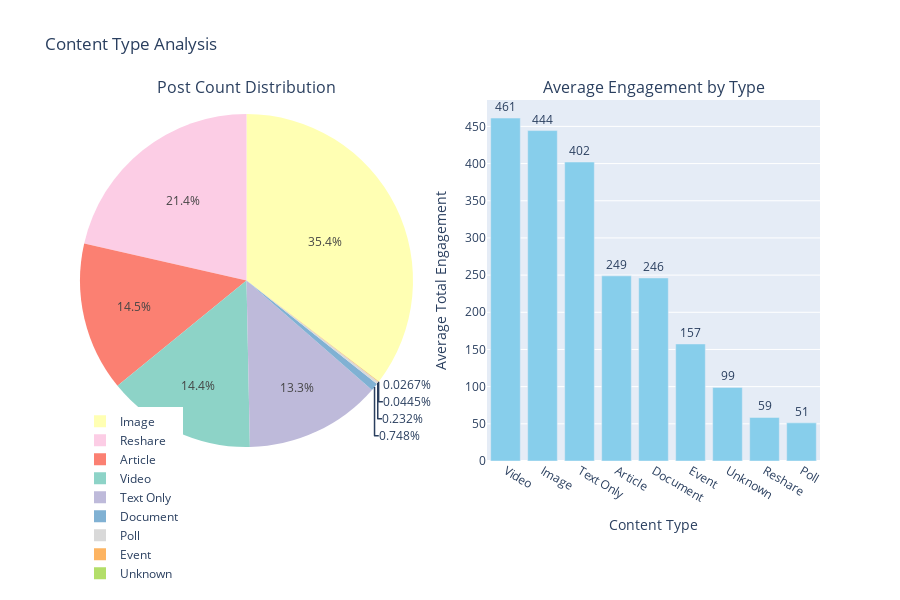

This figure's notebook cell:
### Markdown cell above
## 3.2 Content Type Breakdown

### Code cell
# Content type engagement analysis
content_type_eng = pd.read_csv('../output/tables/engagement_by_content_type.csv')

print("Engagement by Content Type:")
print(content_type_eng[['primary_content_type', 'post_count', 'total_engagement_mean', 'total_engagement_median']].to_string(index=False))

# Visualize
fig = make_subplots(
    rows=1, cols=2,
    specs=[[{'type': 'pie'}, {'type': 'bar'}]],
    subplot_titles=('Post Count Distribution', 'Average Engagement by Type')
)

# Pie chart
fig.add_trace(
    go.Pie(labels=content_type_eng['primary_content_type'],
           values=content_type_eng['post_count'],
           marker_colors=px.colors.qualitative.Set3,
           showlegend=True,
           domain=dict(x=[0, 0.45], y=[0.2, 1.0])),  # Leave space below for legend
    row=1, col=1
)

# Bar chart
fig.add_trace(
    go.Bar(x=content_type_eng['primary_content_type'],
           y=content_type_eng['total_engagement_mean'],
           marker_color='skyblue',
           text=content_type_eng['total_engagement_mean'],
           texttemplate='%{text:.0f}',
           textposition='outside',
           showlegend=False),
    row=1, col=2
)

fig.update_layout(
    height=600,  # Increased height to accommodate legend
    title_text="Content Type Analysis",
    legend=dict(
        x=0.0,
        y=0.15,
        xanchor='left',
        yanchor='top',
        orientation='v'
    )
)
fig.update_yaxes(title_text="Average Total Engagement", row=1, col=2)
fig.update_xaxes(title_text="Content Type", row=1, col=2)
fig.show()
# Display static image for GitHub preview
from IPython.display import Image, display
import plotly.io as pio
try:
    img_bytes = pio.to_image(fig, format='png', width=1200, height=700)
    display(Image(img_bytes))
except:
    print('Static image export requires: pip install kaleido')
fig.write_html('../output/figures/report_content_type_analysis.html')
fig.write_image('../output/figures/report_content_type_analysis.png')

### Figure 1 — Plotly figure (JSON) as saved in the notebook; plotly's stock layout.template omitted (floating-point values rounded to 4 significant figures)
{"data": [{"domain": {"x": [0, 0.45], "y": [0, 1]}, "labels": ["Video", "Image", "Text Only", "Article", "Document", "Event", "Unknown", "Reshare", "Poll"], "marker": {"colors": ["rgb(141,211,199)", "rgb(255,255,179)", "rgb(190,186,218)", "rgb(251,128,114)", "rgb(128,177,211)", "rgb(253,180,98)", "rgb(179,222,105)", "rgb(252,205,229)", "rgb(217,217,217)", "rgb(188,128,189)", "rgb(204,235,197)", "rgb(255,237,111)"]}, "showlegend": true, "type": "pie", "values": [1620, 3970, 1489, 1625, 84, 5, 3, 2405, 26]}, {"marker": {"color": "skyblue"}, "showlegend": false, "text": [461.2, 444.4, 402.1, 249.0, 246.2, 157.4, 99.0, 58.58, 51.31], "textposition": "outside", "texttemplate": "%{text:.0f}", "type": "bar", "x": ["Video", "Image", "Text Only", "Article", "Document", "Event", "Unknown", "Reshare", "Poll"], "xaxis": "x", "y": [461.2, 444.4, 402.1, 249.0, 246.2, 157.4, 99.0, 58.58, 51.31], "yaxis": "y"}], "layout": {"annotations": [{"font": {"size": 16}, "showarrow": false, "text": "Post Count Distribution", "x": 0.225, "xanchor": "center", "xref": "paper", "y": 1, "yanchor": "bottom", "yref": "paper"}, {"font": {"size": 16}, "showarrow": false, "text": "Average Engagement by Type", "x": 0.775, "xanchor": "center", "xref": "paper", "y": 1, "yanchor": "bottom", "yref": "paper"}], "height": 600, "legend": {"orientation": "v", "x": 0, "xanchor": "left", "y": 0.15, "yanchor": "top"}, "title": {"text": "Content Type Analysis"}, "xaxis": {"anchor": "y", "domain": [0.55, 1], "title": {"text": "Content Type"}}, "yaxis": {"anchor": "x", "domain": [0, 1], "title": {"text": "Average Total Engagement"}}}}
